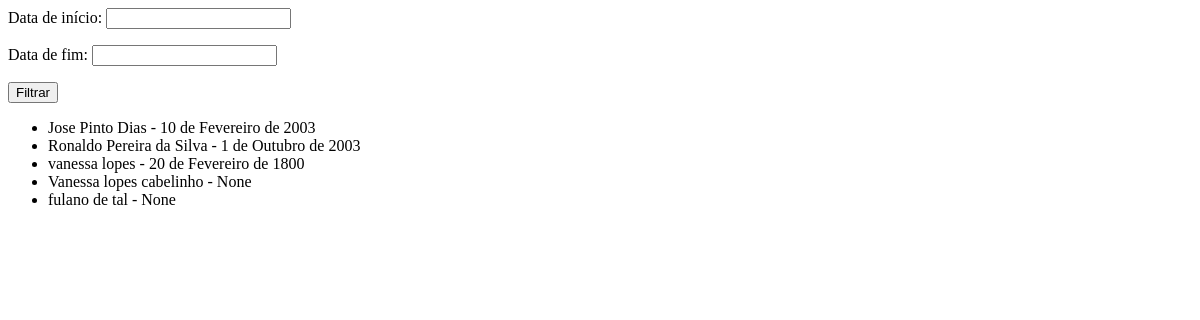
The page /filtrar/ on the database as committed earlier.
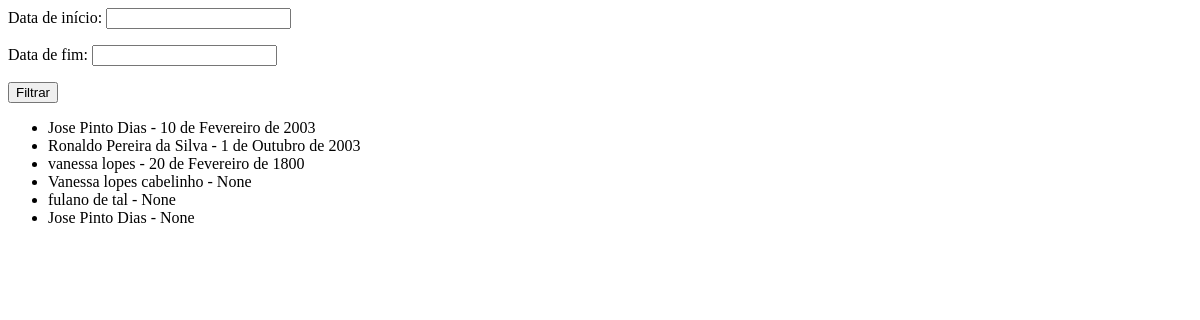
The same page on the database as committed later.
### alunos/models.py (models this page shows, shortened)
class Aluno(models.Model):
    nome = models.CharField(max_length=255)
    sobrenome = models.CharField(max_length=255)
    curso = models.ForeignKey(Turma, on_delete=models.SET_NULL, null=True)
    orientadores = models.ManyToManyField('docentes.Docente', related_name='alunos_orientados')
    defesa = models.BooleanField(blank=True)
    data_defesa = models.DateField(null=True, blank=True)
    artigo = models.URLField(max_length=400, blank=True)
    bolsista = models.CharField(max_length=30)
    obs = models.TextField(max_length=255, blank=True)
    email = models.EmailField(max_length=255, null=True)
    matricula = models.CharField(max_length=20, null=True)

### alunos/views.py (the view)
# urls.py: path('filtrar/', views.filtrar_alunos, name='filtrar_alunos'),
def filtrar_alunos(request):
    if request.method == 'GET':
        form = FiltroDataForm(request.GET)
        if form.is_valid():
            data_inicio = form.cleaned_data.get('data_inicio')
            data_fim = form.cleaned_data.get('data_fim')
            alunos = Aluno.objects.all()
            if data_inicio:
                alunos = alunos.filter(data_defesa__gte=data_inicio)
            if data_fim:
                alunos = alunos.filter(data_defesa__lte=data_fim)
            return render(request, 'teste.html', {'alunos': alunos, 'form': form})
    else:
        form = FiltroDataForm()
    return render(request, 'teste.html', {'form': form})

### alunos/forms.py
class FiltroDataForm(forms.Form):
    data_inicio = forms.DateField(label='Data de início', required=False)
    data_fim = forms.DateField(label='Data de fim', required=False)

### alunos/templates/teste.html
<form method="GET" action="{% url 'filtrar_alunos' %}">
  {{ form.as_p }}
  <button type="submit">Filtrar</button>
</form>
{% if alunos %}
  <ul>
  {% for aluno in alunos %}
      <li>{{ aluno.nome }} {{ aluno.sobrenome }} - {{ aluno.data_defesa }}</li>
  {% endfor %}
  </ul>
{% else %}
  <p>Nenhum aluno encontrado.</p>
{% endif %}

Rows that differ between the two databases and show on the page:
added Aluno: nome "Jose", sobrenome "Pinto Dias", data_defesa "None"
